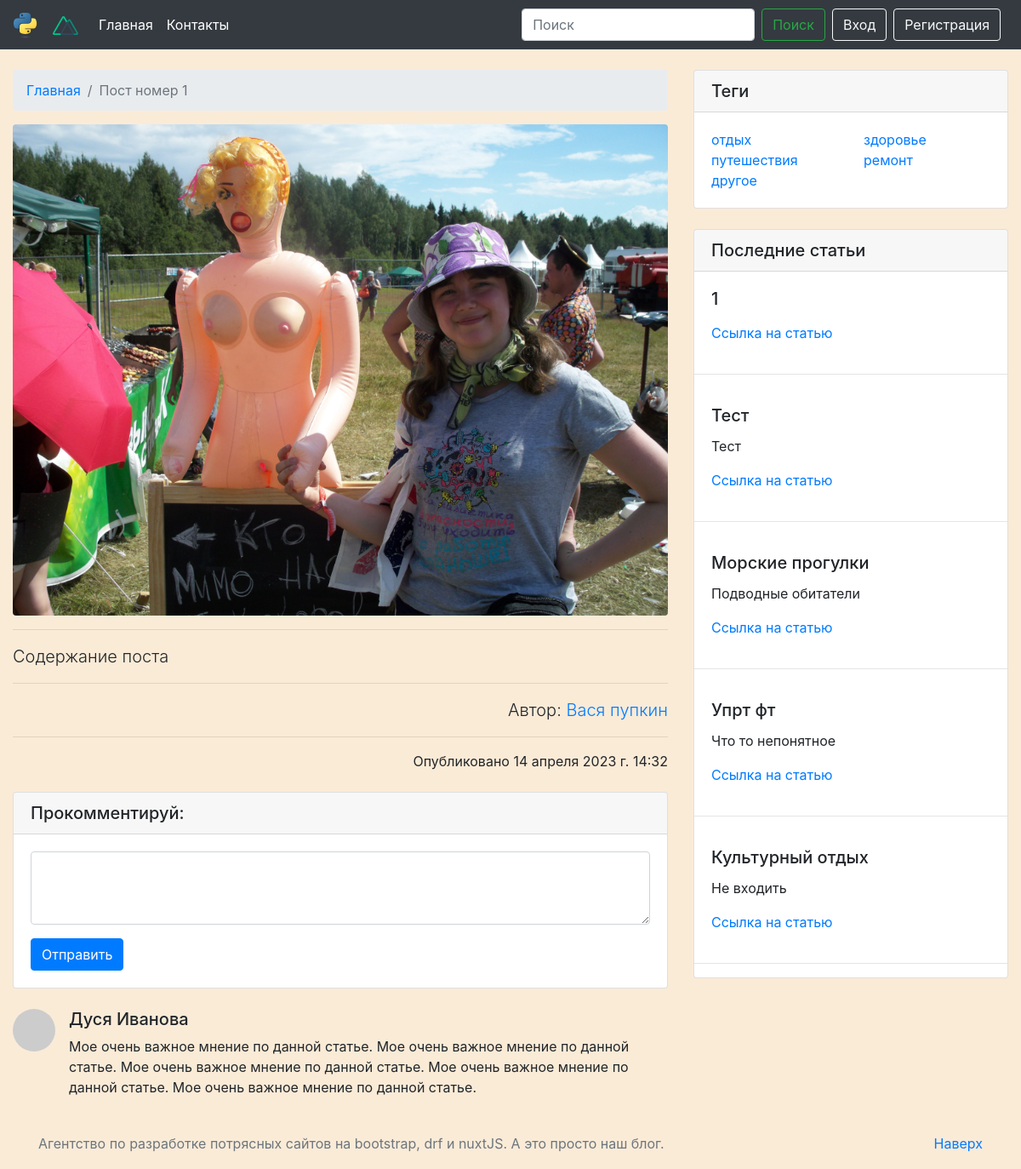
Screenshot of /content/nashestvie with the database file from the repository.
### blog/models.py (models this page shows, shortened)
class Blog(models.Model):
    title = models.CharField(max_length=255, verbose_name='Заголовок')
    short_view = models.CharField(max_length=255, blank=True, verbose_name='Описание')
    content = models.TextField(blank=True, verbose_name='Содержание')
    photo = models.ImageField(upload_to="img/%Y/%m/%d/", blank=True, verbose_name='Фото')
    time_create = models.DateTimeField(auto_now_add=True, verbose_name='Время создания')
    time_update = models.DateTimeField(auto_now=True, verbose_name='Время изменения')
    is_published = models.BooleanField(default=True, verbose_name='Опубликовано')
    tags = models.ManyToManyField('Tags', verbose_name='Тэги')
    slug = models.SlugField(max_length=255, unique=True, db_index=True, verbose_name='URL')
    def __str__(self):
        return self.title
    def get_absolute_url(self):
        return reverse('content', kwargs={'post_slug': self.slug})
    class Meta:
        verbose_name = 'Пост'
        verbose_name_plural = 'Посты'
        ordering = ['time_create']

class Tags(models.Model):
    name = models.CharField(max_length=32, db_index=True, verbose_name='Тег')
    slug = models.SlugField(max_length=255, unique=True, db_index=True, verbose_name='URL')
    class Meta:
        verbose_name = 'Тег'
        verbose_name_plural = 'Теги'
        ordering = ['id']
    def __str__(self):
        return self.name
    def get_absolute_url(self):
        return reverse('tag', kwargs={'tag_slug': self.slug})

### blog/views.py (the view)
# urls.py: path('content/<slug:post_slug>', cache_page(60)(BlogContent.as_view()), name='content'),
class BlogContent(DataMixin, DetailView):
    model = Blog
    template_name = 'blog/post_detail.html'
    context_object_name = 'post'
    slug_url_kwarg = 'post_slug'
    def get_context_data(self, *, object_list=None, **kwargs):
        context = super().get_context_data(**kwargs)
        context['last'] = Blog.objects.all().reverse()[:5]
        c_def = self.get_user_context(title=context['post'])
        return dict(list(context.items()) + list(c_def.items()))

### blog/templatetags/blog_tags_template.py (called while the page is built)
@register.simple_tag()
def get_tags():
    return Tags.objects.all()

### blog/utils.py (called while the page is built)
    def get_user_context(self, **kwargs):
        context = kwargs
        user_menu = menu.copy()
        user_login_menu = login_menu.copy()
        if not self.request.user.is_authenticated:
            user_menu.pop(2)
            user_login_menu.pop(2)
        else:
            user_login_menu.pop(0)
            user_login_menu.pop(0)
        context['menu'] = user_menu
        context['login_menu'] = user_login_menu
        return context

### blog/templates/blog/post_detail.html
{% extends 'blog/base.html' %}
{% load blog_tags_template %}
{% block content %}
{% get_tags as tags%}
		<div class="container-fluid">
			<div class="row">
				<div class="col-lg-8">
					<nav aria-label="breadcrumb" class="mt-4">
						<ol class="breadcrumb">
							<li class="breadcrumb-item"><a href="{% url 'home' %}">Главная</a></li>
							<li class="breadcrumb-item active" aria-current="page">Пост номер 1</li>
						</ol>
					</nav>
					{% if post.photo %}
					<img src="{{ post.photo.url }}" alt="{{post.title}}" class="img-fluid rounded" width="1000" height="1000">
					{% endif %}
					<hr>
					<p class="lead">{{post.content}}
					<hr>
					<p class="lead text-right">Автор:<a href="#"> Вася пупкин</a></p>
					<hr>
					<div class="text-right">Опубликовано {{post.time_create}}</div>
					<div class="card my-4">
						<h5 class="card-header">Прокомментируй:</h5>
						<div class="card-body">
							<form>
								<div class="form-group">
									<textarea class="form-control" rows="3"></textarea>
								</div>
								<button type="submit" class="btn btn-primary">Отправить</button>
							</form>
						</div>
					</div>
					<div class="media mb-4">
						<img class="d-flex mr-3 rounded-circle" src="http://placehold.it/50x50" alt="">
						<div class="media-body">
							<h5 class="mt-0">Дуся Иванова</h5>
							Мое очень важное мнение по данной статье. Мое очень важное мнение по данной статье. Мое очень важное мнение по данной статье. Мое очень важное мнение по данной статье. Мое очень важное мнение по данной статье.
						</div>
					</div>
				</div>
				<div class="col-md-4">
					<div class="card my-4">
						<h5 class="card-header">Теги</h5>
						<div class="card-body">
							<div class="row">
								{% for tag in tags %}
								<div class="col-lg-6">
									<ul class="list-unstyled mb-0">
										<li>
											<a href="{{ tag.get_absolute_url }}">{{tag}}</a>
										</li>
									</ul>
								</div>
								{% endfor %}
							</div>
						</div>
					</div>
					<div class="card my-4">
						<h5 class="card-header">Последние статьи</h5>
						{% for post in last %}
							<div class="card-body">
								<h5 class="card-title">{{post.title}}</h5>
								<p class="card-text">{{post.short_view}}</p>
								<a href="{{ post.get_absolute_url }}" class="card-link">Ссылка на статью</a>
							</div>
							<hr>
						{% endfor %}
					</div>
				</div>
			</div>
		</div>
{% endblock %}

### blog/templates/blog/base.html (shortened to what this page needs)
<!doctype html>
{% load static %}
<html lang="en">
	<head>
		<link rel="stylesheet" href='{% static "blog/css/bootstrap.min.css" %}'>
		<link rel="stylesheet" href="{% static 'blog/css/style.css' %}">
	</head>
	<body style="background-color: antiquewhite">
        {% block navi %}
		<nav class="navbar navbar-expand-lg navbar-dark bg-dark sticky-top">
			<a href="https://www.python.org/" class="navbar-brand">
				<img src="{% static 'blog/img/Python-logo-notext.svg' %}" width="30" height="30" alt="logo">
			</a>
			<a href="https://nuxtjs.org/" class="navbar-brand">
				<img src="{% static 'blog/img/Nuxt_logo.svg' %}" width="30" height="30" alt="logo">
			</a>
			<div class="collapse navbar-collapse" id="navbarSupportedContent">
				<ul class="navbar-nav mr-auto">
					{% for item in menu %}
						<li class="nav-item active">
							<a href='{% url item.url_name %}' class="nav-link">{{ item.title }}</a>
						</li>
					{% endfor %}
				</ul>
				<form action="" class="form-inline my-2 my-lg-0">
					<input type="text" class="form-control mr-sm-2" placeholder="Поиск" aria-label="Поиск">
					<button class="btn btn-outline-success my-2 my-sm-0 mr-2" type="submit">Поиск</button>
				</form>
				{% for item in login_menu %}
				<a href="{% url item.url_name %}" class="btn btn-outline-light mr-2">{{ item.title }}</a>
				{% endfor %}
			</div>
		</nav>
        {% endblock %}
		{% block content %}
        {% endblock %}
        {% block footer %}
		<footer class="footer">
			<div class="container">
				<p class="float-right">
					<a href="#">Наверх</a>
				</p>
				<span class="text-muted">Агентство по разработке потрясных сайтов на bootstrap, drf и nuxtJS. А это просто наш блог.</span>
			</div>
		</footer>
        {% endblock %}
	</body>
</html>

### blog/static/blog/css/style.css (style rules this page uses)
body { margin-bottom: 60px; }
html { position: relative; min-height: 100%; }
footer { position: absolute; bottom: 0; width: 100%; height: 60px; line-height: 60px; }

### rows the page displays
Blog: photo (picture), content "Содержание поста", time_create "14 апреля 2023 г. 14:32"
Tags: name "отдых"
Tags: name "здоровье"
Tags: name "путешествия"
Tags: name "ремонт"
Tags: name "другое"
Blog: title "1"
Blog: title "Тест", short_view "Тест"
Blog: title "Морские прогулки", short_view "Подводные обитатели"
Blog: title "Упрт фт", short_view "Что то непонятное"
Blog: title "Культурный отдых", short_view "Не входить"

### other values shown
{{ item.title }} "Главная" "Контакты"
{{ item.title }} "Вход" "Регистрация"
